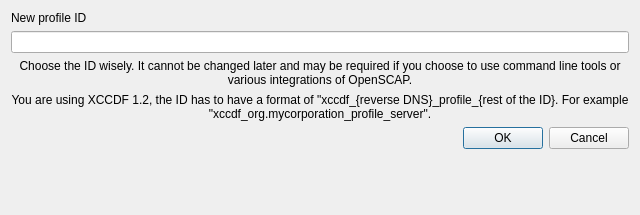
<?xml version="1.0" encoding="UTF-8"?>
<ui version="4.0">
 <class>TailorProfileDialog</class>
 <widget class="QDialog" name="TailorProfileDialog">
  <property name="geometry">
   <rect>
    <x>0</x>
    <y>0</y>
    <width>640</width>
    <height>215</height>
   </rect>
  </property>
  <property name="windowTitle">
   <string>Customize Profile</string>
  </property>
  <layout class="QFormLayout" name="formLayout">
   <property name="fieldGrowthPolicy">
    <enum>QFormLayout::AllNonFixedFieldsGrow</enum>
   </property>
   <item row="4" column="0">
    <widget class="QLabel" name="label_2">
     <property name="text">
      <string>New profile ID</string>
     </property>
    </widget>
   </item>
   <item row="5" column="0" colspan="2">
    <widget class="QLineEdit" name="idLineEdit"/>
   </item>
   <item row="6" column="0" colspan="2">
    <widget class="QLabel" name="xccdf12Warning">
     <property name="text">
      <string>Choose the ID wisely. It cannot be changed later and may be required if you choose to use command line tools or various integrations of OpenSCAP.</string>
     </property>
     <property name="alignment">
      <set>Qt::AlignCenter</set>
     </property>
     <property name="wordWrap">
      <bool>true</bool>
     </property>
    </widget>
   </item>
   <item row="7" column="0" colspan="2">
    <widget class="QLabel" name="label_3">
     <property name="text">
      <string>You are using XCCDF 1.2, the ID has to have a format of &quot;xccdf_{reverse DNS}_profile_{rest of the ID}. For example &quot;xccdf_org.mycorporation_profile_server&quot;.</string>
     </property>
     <property name="alignment">
      <set>Qt::AlignCenter</set>
     </property>
     <property name="wordWrap">
      <bool>true</bool>
     </property>
    </widget>
   </item>
   <item row="9" column="1">
    <widget class="QDialogButtonBox" name="buttonBox">
     <property name="orientation">
      <enum>Qt::Horizontal</enum>
     </property>
     <property name="standardButtons">
      <set>QDialogButtonBox::Cancel|QDialogButtonBox::Ok</set>
     </property>
    </widget>
   </item>
  </layout>
 </widget>
 <resources/>
 <connections>
  <connection>
   <sender>buttonBox</sender>
   <signal>accepted()</signal>
   <receiver>TailorProfileDialog</receiver>
   <slot>accept()</slot>
   <hints>
    <hint type="sourcelabel">
     <x>248</x>
     <y>254</y>
    </hint>
    <hint type="destinationlabel">
     <x>157</x>
     <y>274</y>
    </hint>
   </hints>
  </connection>
  <connection>
   <sender>buttonBox</sender>
   <signal>rejected()</signal>
   <receiver>TailorProfileDialog</receiver>
   <slot>reject()</slot>
   <hints>
    <hint type="sourcelabel">
     <x>316</x>
     <y>260</y>
    </hint>
    <hint type="destinationlabel">
     <x>286</x>
     <y>274</y>
    </hint>
   </hints>
  </connection>
 </connections>
</ui>
